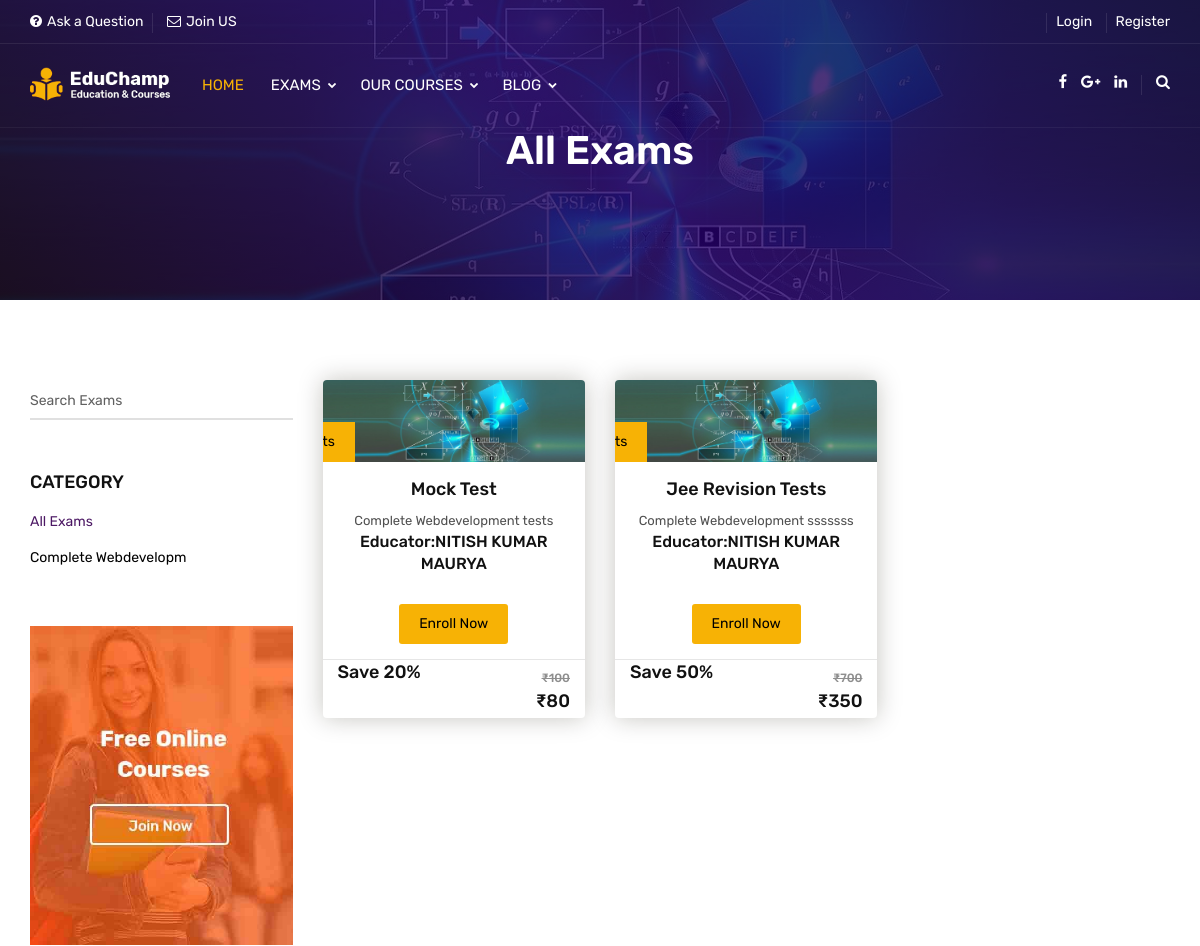
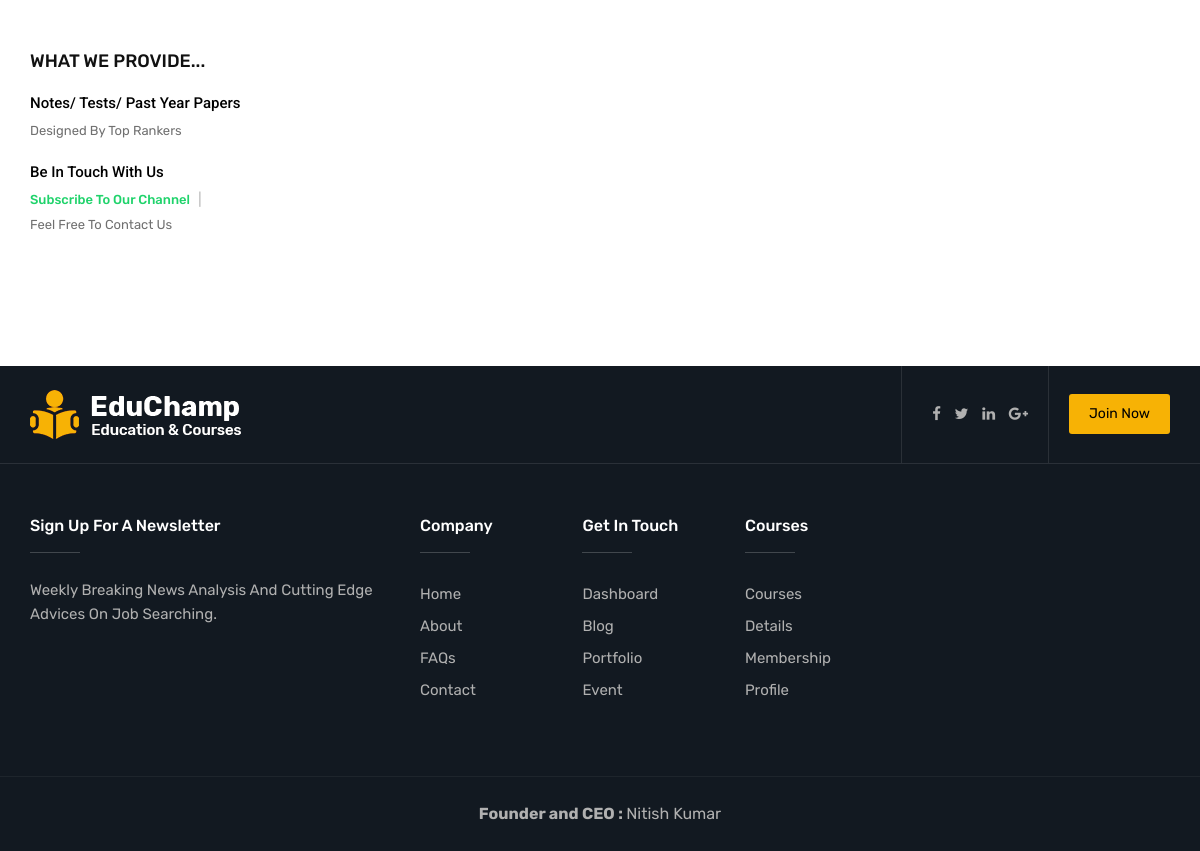
The app's page /tests/testserieses with its own data (2 pictures, top to bottom).
### exam/models.py (models this page shows, shortened)
class Category(models.Model):
    name = models.CharField(max_length=20)

class Exam(models.Model):
    name = models.CharField(max_length=50)
    description = RichTextField()
    image = models.ImageField(upload_to="media/explore/",default="")
    category = models.ForeignKey(Category, on_delete=models.CASCADE,default="")
    important_dates = RichTextField(default="")
    how_to_apply = RichTextField(default="")
    syllabus = RichTextField(default="")
    slug_exam = models.CharField(max_length = 50,default="")
    def __str__(self):
        return self.name

### testseries/models.py (models this page shows)
class QuizCourse(models.Model):
    title = models.CharField(max_length=50, help_text="quiz type for exam,")
    exam  = models.ForeignKey(Exam, on_delete=DO_NOTHING, null=True)
    description = models.TextField(max_length=5000, help_text="must include our features of our website")
    designed_by = models.ForeignKey(Educator, on_delete=DO_NOTHING)
    price = models.IntegerField(null=False)
    discount = models.IntegerField(null=False , default = 0)
    active = models.BooleanField(default = False)
    thumbnail = models.ImageField(upload_to = "media/tests/thumbnails/")
    date = models.DateTimeField(auto_now_add= True)
    no_of_quizes = models.IntegerField(null=False)
    slug = models.CharField(max_length=50)

### home/models.py (models this page shows)
class Educator(models.Model):
    name = models.CharField(max_length=50)
    user = models.ForeignKey(User, on_delete=models.CASCADE)
    description = models.TextField(max_length=500)
    image = models.ImageField(upload_to="media/educator/", blank=True)
    def __str__(self):
        return self.name

### testseries/views.py (the view)
# urls.py: path('testserieses', views.testserieses, name='testserieses'),
def testserieses(request):
    allexams = QuizCourse.objects.all()
    allcats = Category.objects.all()
    context = {'allexams': allexams, 'allcats': allcats}
    return render(request, 'Eduguider/testserieses.html', context)

### testseries/templatetags/course_custom_tags.py (called while the page is built, shortened)
@register.simple_tag
def cal_sellprice(price , discount):
    if discount == 0:
        return price
    sellprice = price
    sellprice = price - ( price * discount * 0.01 )
    return math.floor(sellprice)

@register.filter
def rupee(price):
    return f'₹{price}'

@register.simple_tag
def is_enrolled_test(request , course):
    user = None
    if not request.user.is_authenticated:
        return False

### templates/Eduguider/testserieses.html (shortened to what this page needs)
{% extends 'Eduguider/base.html'%}
{%load static%}
{% load course_custom_tags %}
{% block head %}
<head>
	<link rel="stylesheet" type="text/css" href='{% static "assets/css/assets.css"%}'>
	<link rel="stylesheet" type="text/css" href='{% static "assets/css/typography.css"%}'>
	<link rel="stylesheet" type="text/css" href='{% static "assets/css/shortcodes/shortcodes.css"%}'>
	<link rel="stylesheet" type="text/css" href='{% static "assets/css/style.css"%}'>
	<link class="skin" rel="stylesheet" type="text/css" href='{% static "assets/css/color/color-1.css"%}'>
</head>
{% endblock %}
{% block body %}
		<div class="page-banner ovbl-dark"
			style="background-image:url(http://127.0.0.1:8000/media/media/tests/thumbnails/banner-g4e70b8d46_1280.jpg);">
			<div class="container">
				<div class="page-banner-entry">
					<h1 class="text-white">All Exams</h1>
				</div>
			</div>
		</div>
		<div class="content-block">
			<div class="section-area section-sp1">
				<div class="container">
					<div class="row">
						<div class="col-lg-3 col-md-4 col-sm-12 m-b30">
							<div class="widget courses-search-bx placeani">
								<div class="form-group">
									<div class="input-group">
										<label>Search Exams</label>
										<input name="dzName" type="text" required class="form-control">
									</div>
								</div>
							</div>
							<div class="widget widget_archive">
								<h5 class="widget-title style-1">Category</h5>
								<ul>
									<li class="active"><a href="#">All Exams</a></li>
									{% for category in allcats %}
									<li><a href="#">{{category.name}}</a></li>
									{% endfor %}
								</ul>
							</div>
							<div class="widget">
								<a href="#"><img src='{% static "assets/images/adv/adv.jpg"%}' alt="" /></a>
							</div>
							<div class="widget recent-posts-entry widget-courses">
								<h5 class="widget-title style-1">What we Provide...</h5>
								<div class="widget-post-bx">
									<div class="widget-post clearfix">
										<div class="ttr-post-info">
											<div class="ttr-post-header">
												<h6 class="post-title"><a href="#">Notes/ Tests/ Past Year Papers</a>
												</h6>
											</div>
											<div class="ttr-post-meta">
												<ul>
													<li class="review">Designed by top rankers</li>
												</ul>
											</div>
										</div>
									</div>
									<div class="widget-post clearfix">
										<div class="ttr-post-info">
											<div class="ttr-post-header">
												<h6 class="post-title"><a href="#">Be in Touch with Us</a></h6>
											</div>
											<div class="ttr-post-meta">
												<ul>
													<li class="price">
														<h5 class="free">subscribe to our channel</h5>
													</li>
													<li class="review">Feel free to contact us</li>
												</ul>
											</div>
										</div>
									</div>
								</div>
							</div>
						</div>
						<div class="col-lg-9 col-md-8 col-sm-12">
							<div class="row">
								{% for course in allexams %}
								<div class="col-md-6 col-lg-4 col-sm-6 m-b30">
									<div class="cours-bx">
										<div class="action-box">
											<img src='{{course.thumbnail.url}}' alt="">
											<a href="/tests/testserieses/{{course.slug}}" class="btn">Attempt Free
												Tests</a>
										</div>
										<div class="info-bx text-center">
											<h5><a href="#">{{course.title}}</a></h5>
											<span>{{course.exam}}</span>
											<span>{{course.slug}}</span>
											<h6><a href="#">Educator:{{course.designed_by}}</a></h6><br>
											{% is_enrolled_test request course as enrolled %}
											{% if enrolled %}
											<a href="#" class="btn">Start Studying</a><br>
										{%else%}
										<a href="/tests/testserieses/checkout/{{course.slug}}" class="btn">Enroll Now</a><br >
										{%endif%}
									</div>
										<div class="cours-more-info">
                                            <div class="container">
												<h5>Save {{course.discount}}%</h5>
											</div>
											<div class="price">
												<del>{{course.price|rupee}}</del>
												<h5>{% cal_sellprice course.price course.discount as value %}
													{{value|rupee}}</h5>
											</div>
										</div>
									</div>
								</div>
								{%endfor%}
							</div>
						</div>
					</div>
				</div>
			</div>
		</div>
	{% endblock %}

### static/assets/css/typography.css (style rules this page uses)
body { background-color: #fff; font-family: Rubik; font-size: 16px; font-weight: 400; color:#505050; padding: 0; margin: 0; overflow-x: hidden; -webkit-font-smoothing: antialiased; font-smoothing: antialiased; -moz-osx-font-smoothing: grayscale; scroll-behavior: smooth; }
a { color: #6f6f6f; outline: 0 none; text-decoration: none; }
img { border-style: none; height: auto; max-width: 100%; vertical-align: middle; }
p, address, pre, hr, ul, ol, dl, dd, table { margin-bottom: 24px; }
h1, h2, h3, h4, h5, h6 { color: #111111; font-family: rubik; margin-top:0; }
h1 a, h2 a, h3 a, h4 a, h5 a, h6 a { color: inherit; }
h1 { font-size: 36px; line-height: 45px; margin-bottom: 25px; font-weight: 700; }
h5 { font-size: 18px; line-height: 24px; margin-bottom: 10px; font-weight: 500; }
h6 { font-size: 16px; line-height: 22px; margin-bottom: 10px; font-weight: 500; }
dl, ul, ol { list-style-position: outside; padding: 0; }
ul, ol { margin-bottom: 24px; }
ul li, ol li { padding: 0; }
.m-b30 { margin-bottom: 30px; }
.text-white { color: #fff; }
.text-white { color: #FFF; }

### static/assets/css/style.css (style rules this page uses)
.page-banner { height: 300px; background-size: cover; background-position: center center; display: table; width: 100%; text-align:left; }
.page-banner .container { display: table; height: 100%; }
.page-banner-entry { display: table-cell; vertical-align: middle; text-align: center; }
.page-banner h1 { font-weight:600; font-size:40px; margin-bottom: 0; }
.ttr-post-meta { margin-bottom: 15px; }
.ttr-post-meta ul { list-style: none; text-transform:capitalize; }
.ttr-post-meta ul li { padding: 0; display: inline-block; color: #707070; font-weight: 500; font-size: 14px; }
.ttr-post-meta li:after { content: "|"; display: inline-block; font-weight: normal; margin-left: 5px; opacity: 0.5; }
.ttr-post-meta li:last-child:after { display: none; }
.post-title a { color:#061538; }
.cours-bx .info-bx { padding:15px; font-size: 13px; }
.cours-bx .action-box .btn { border-radius: 0; position: absolute; bottom: 0; left: -50%; transition:all 0.5s; -moz-transition:all 0.5s; -ms-transition:all 0.5s; -o-transition:all 0.5s; -webkit-transition:all 0.5s; }
.cours-bx { box-shadow:0 0 25px 0 rgba(29,25,0,0.25); border-radius: 4px; overflow: hidden; }
.cours-more-info { border-top: 1px solid #e6e6e6; display: flex; margin: 0; }
.cours-more-info .price, .cours-more-info .review { width:50%; padding:5px 15px; }
.cours-more-info .price del { font-size:12px; font-weight:500; color:#8e8e8e; }
.cours-more-info .price { text-align:right; }
.cours-more-info .price h5 { margin-bottom:0; }
.section-sp1 { padding-top:80px; padding-bottom:50px; }
.ovbl-middle:after, .ovbl-light:after, .ovbl-dark:after { background: #391800; background: -moz-linear-gradient(left, #391800 0%, #001739 38%, #321001 71%, #011e32 100%); background: -webkit-linear-gradient(left, #391800 0%,#001739 38%,#321001 71%,#011e32 100%); background: linear-gradient(to right, #391800 0%,#001739 38%,#321001 71%,#011e32 100%); filter: progid:DXImageTransform.Microsoft.gradient( startColorstr='#391800', endColorstr='#011e32',GradientType=1 ); }
.courses-search-bx .input-group, .contact-bx .input-group { display:block; position:relative; }
.courses-search-bx .input-group .form-control, .contact-bx .input-group .form-control, .courses-search-bx .input-group label, .contact-bx .input-group label { width:100%; }
.courses-search-bx .input-group label, .contact-bx .input-group label { font-size: 14px; font-weight: 400; color: #606060; position: absolute; top: 10px; left: 0; transition:all 0.5s; -moz-transition:all 0.5s; -webkit-transition:all 0.5s; -ms-transition:all 0.5s; -o-transition:all 0.5s; }
.courses-search-bx .input-group .form-control, .contact-bx .input-group .form-control { border-width: 0 0 1px 0; background-color:rgba(0,0,0,0); padding:10px 0; }
.courses-search-bx .input-group .form-control { border-width: 0 0 2px 0; border-color:#E0E0E0; }
.widget-courses .ttr-post-meta .price del, .widget-courses .ttr-post-meta .price h5 { display:inline-block; font-weight: 400; }
.widget-courses .ttr-post-meta .price h5 { font-size: 13px; font-weight: 500; margin: 0; }
.widget-courses .ttr-post-meta .price .free { color:#1fd36b; }
.widget-courses .ttr-post-meta .review { font-size: 13px; font-weight: 400; }

### static/assets/css/shortcodes/layout.css (style rules this page uses)
#bg { background-attachment: fixed; background-size: cover; }

### records on screen
Category: name "Complete Webdevelopm"
QuizCourse: thumbnail (picture), title "Mock Test", exam "Complete Webdevelopment", slug "tests", designed_by "NITISH KUMAR MAURYA", discount "20", price "₹100", value "₹80"
QuizCourse: thumbnail (picture), title "Jee Revision Tests", exam "Complete Webdevelopment", slug "sssssss", designed_by "NITISH KUMAR MAURYA", discount "50", price "₹700", value "₹350"
